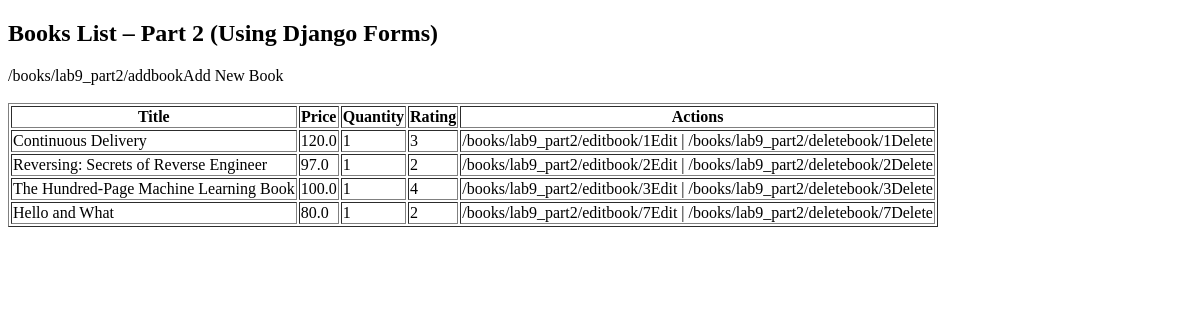
Page /books/lab9_part2/listbooks on the earlier database version.
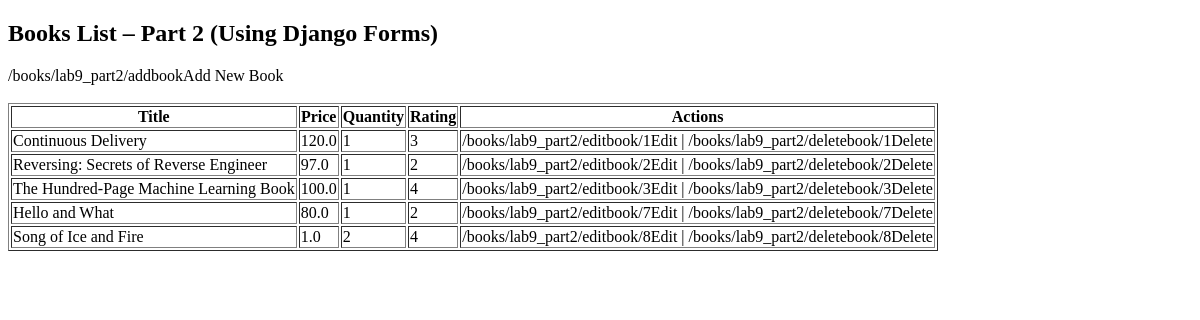
Same page on the later database version.
### apps/bookmodule/models.py (models this page shows, shortened)
class Book(models.Model):
    title = models.CharField(max_length=100)
    price = models.FloatField(default=0.0)
    quantity = models.IntegerField(default=1)
    pubdate = models.DateTimeField(null=True, blank=True)
    rating = models.SmallIntegerField(default=1)
    publisher = models.ForeignKey(
        Publisher,
        null=True,
        on_delete=models.SET_NULL
    )
    authors = models.ManyToManyField(Author)

### apps/bookmodule/views.py (the view)
# urls.py: path('lab9_part2/listbooks', views.list_books_form),
def list_books_form(request):
    books = Book.objects.all()
    return render(request, 'bookmodule/list_books_form.html', {'books': books})

### apps/templates/bookmodule/list_books_form.html (shortened to what this page needs)
<!DOCTYPE html>
<html>
<head>
</head>
<body>
<h2>Books List – Part 2 (Using Django Forms)</h2>
/books/lab9_part2/addbookAdd New Book</a>
<br><br>
<table border="1">
    <tr>
        <th>Title</th>
        <th>Price</th>
        <th>Quantity</th>
        <th>Rating</th>
        <th>Actions</th>
    </tr>
    {% for book in books %}
    <tr>
        <td>{{ book.title }}</td>
        <td>{{ book.price }}</td>
        <td>{{ book.quantity }}</td>
        <td>{{ book.rating }}</td>
        <td>
            /books/lab9_part2/editbook/{{ book.id }}Edit</a> |
            /books/lab9_part2/deletebook/{{ book.id }}Delete</a>
        </td>
    </tr>
    {% endfor %}
</table>
</body>
</html>

Differences in the rows shown:
added Book: title "Song of Ice and Fire", price "1.0", quantity "2", rating "4", id "8"
